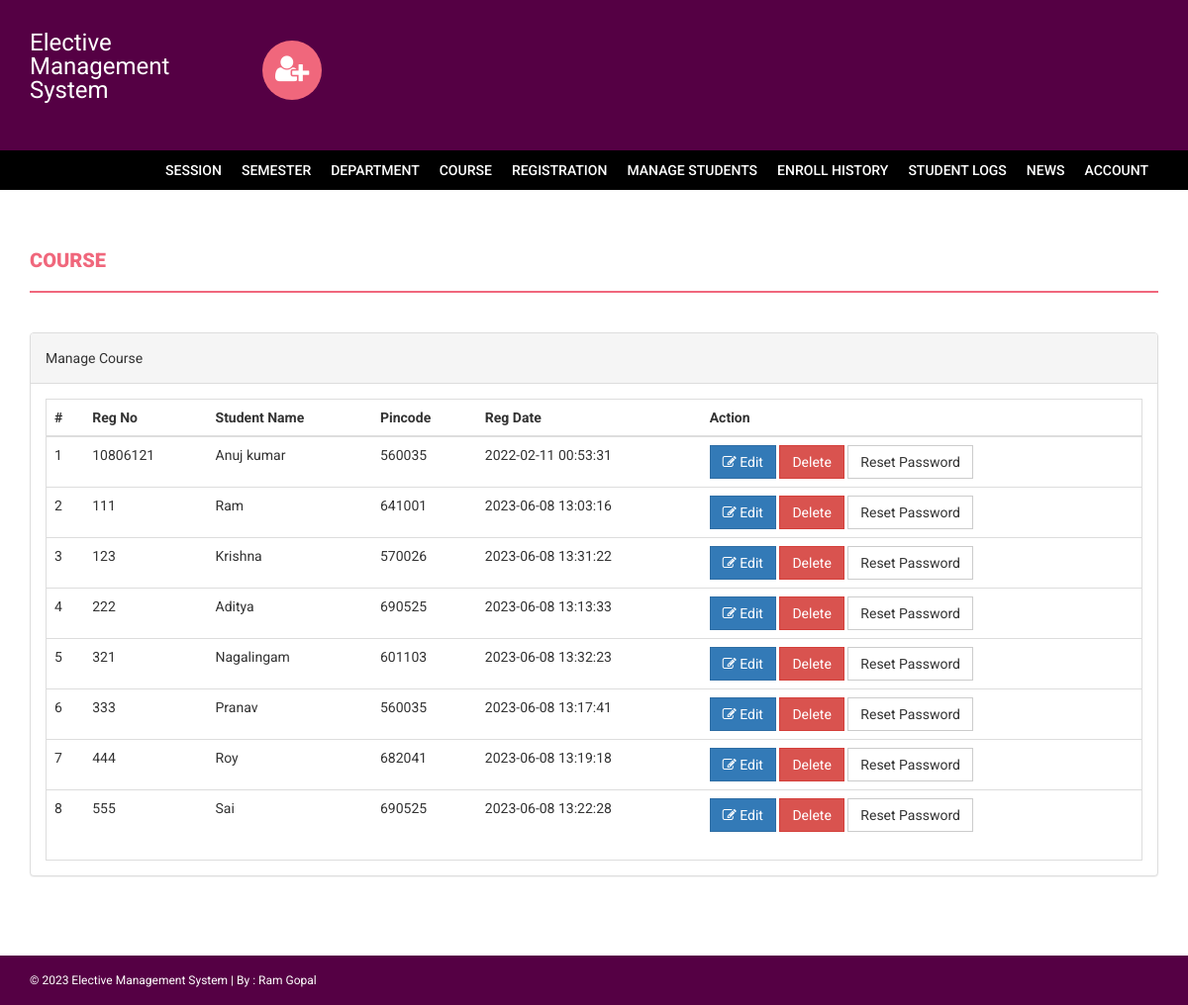
Page /s/admin/manage-students.php (signed in) on the committed database.
### tables this page shows
CREATE TABLE `students` (
  `StudentRegno` varchar(255) NOT NULL,
  `studentPhoto` varchar(255) DEFAULT NULL,
  `password` varchar(255) DEFAULT NULL,
  `studentName` varchar(255) DEFAULT NULL,
  `pincode` varchar(255) DEFAULT NULL,
  `session` varchar(255) DEFAULT NULL,
  `department` varchar(255) DEFAULT NULL,
  `semester` varchar(255) DEFAULT NULL,
  `cgpa` decimal(10,2) DEFAULT NULL,
  `creationdate` timestamp NULL DEFAULT current_timestamp(),
  `updationDate` varchar(255) DEFAULT NULL,
  `mail` varchar(255) DEFAULT NULL,
  `phnumber` varchar(20) DEFAULT NULL
);

### s/admin/manage-students.php (the view, shortened to what this page needs)
<?php
if(strlen($_SESSION['alogin'])==0)
    {
header('location:index.php');
}
else{
?>
<!DOCTYPE html>
<html xmlns="http://www.w3.org/1999/xhtml">
<head>
    <link href="../assets/css/bootstrap.css" rel="stylesheet" />
    <link href="../assets/css/font-awesome.css" rel="stylesheet" />
    <link href="../assets/css/style.css" rel="stylesheet" />
</head>
<body>
<?php include('includes/header.php');?>
<?php if($_SESSION['alogin']!="")
{
 include('includes/menubar.php');
}
 ?>
    <div class="content-wrapper">
        <div class="container">
              <div class="row">
                    <div class="col-md-12">
                        <h1 class="page-head-line">Course  </h1>
                    </div>
                </div>
                <div class="row" >
                <div class="col-md-12">
                    <div class="panel panel-default">
                        <div class="panel-heading">
                            Manage Course
                        </div>
                        <div class="panel-body">
                            <div class="table-responsive table-bordered">
                                <table class="table">
                                    <thead>
                                        <tr>
                                            <th>#</th>
                                            <th>Reg No </th>
                                            <th>Student Name </th>
                                            <th> Pincode</th>
                                             <th>Reg Date</th>
                                             <th>Action</th>
                                        </tr>
                                    </thead>
                                    <tbody>
<?php
$sql=mysqli_query($con,"select * from students");
$cnt=1;
while($row=mysqli_fetch_array($sql))
{
?>
                                        <tr>
                                            <td><?php echo $cnt;?></td>
                                            <td><?php echo htmlentities($row['StudentRegno']);?></td>
                                            <td><?php echo htmlentities($row['studentName']);?></td>
                                            <td><?php echo htmlentities($row['pincode']);?></td>
                                            <td><?php echo htmlentities($row['creationdate']);?></td>
                                            <td>
                                            <a href="edit-student-profile.php?id=<?php echo $row['StudentRegno']?>">
<button class="btn btn-primary"><i class="fa fa-edit "></i> Edit</button> </a>
<a href="manage-students.php?id=<?php echo $row['StudentRegno']?>&del=delete" onClick="return confirm('Are you sure you want to delete?')">
                                            <button class="btn btn-danger">Delete</button>
</a>
<a href="manage-students.php?id=<?php echo $row['StudentRegno']?>&pass=update" onClick="return confirm('Are you sure you want to reset password?')">
<button type="submit" name="submit" id="submit" class="btn btn-default">Reset Password</button>
</a>
                                            </td>
                                        </tr>
<?php
$cnt++;
} ?>
                                    </tbody>
                                </table>
                            </div>
                        </div>
                    </div>
                </div>
            </div>
        </div>
    </div>
  <?php include('includes/footer.php');?>
</body>
</html>
<?php } ?>

### s/admin/includes/header.php (shortened to what this page needs)
<div class="navbar navbar-inverse set-radius-zero">
    <div class="container">
        <div class="navbar-header">
             <a class="navbar-brand" href="#" style="color:#fff; font-size:24px;4px; line-height:24px; ">
               Elective Management System
            </a>
        </div>
        <div class="left-div">
            <i class="fa fa-user-plus login-icon" ></i>
    </div>
        </div>
    </div>

### s/admin/includes/menubar.php
<section class="menu-section">
        <div class="container">
            <div class="row">
                <div class="col-md-12">
                    <div class="navbar-collapse collapse ">
                        <ul id="menu-top" class="nav navbar-nav navbar-right">
                            <li><a href="session.php">Session</a></li>
                            <li><a href="semester.php">Semester </a></li>
                            <li><a   href="department.php">Department</a></li>
                             <li><a href="course.php">Course</a></li>
                              <li><a href="student-registration.php">Registration</a></li>
                               <li><a href="manage-students.php">Manage Students</a></li>
                               <li><a href="enroll-history.php">Enroll History</a></li>
                               <li><a href="user-log.php">Student Logs </a></li>
                                <li><a href="news.php">News </a></li>
                            <li><a href="change-password.php">Account</a></li>
                        </ul>
                    </div>
                </div>
            </div>
        </div>
    </section>

### s/admin/includes/footer.php
<footer>
        <div class="container">
            <div class="row">
                <div class="col-md-12">
                    &copy; <?php echo date('Y');?> Elective Management System | By : Ram Gopal</a>
                </div>
            </div>
        </div>
    </footer>

### s/assets/css/style.css (style rules this page uses)
body { font-family: 'Roboto', sans-serif; line-height: 30px; }
.set-radius-zero { border-radius: 0px; -moz-border-radius: 0px; -webkit-border-radius: 0px; }
.content-wrapper { margin-top: 40px; min-height: 600px; padding-bottom: 60px; }
.page-head-line { font-weight: 900; padding-bottom: 20px; border-bottom: 2px solid #F0677C; text-transform: uppercase; color: #F0677C; font-size: 20px; margin-bottom: 40px; }
.btn { border-radius: 0px; -webkit-border-radius: 0px; -moz-border-radius: 0px; }
.login-icon { height: 60px; width: 60px; padding: 13px; border-radius: 50%; font-size: 30px; margin-bottom: 20px; color: #fff; text-align: center; cursor:pointer; background-color:#F0677C; -webkit-border-radius:50%; -moz-border-radius:50%; }
.left-div { padding-left: 30px; margin-top: 40px; margin-bottom: 30px; }
.navbar-brand { width: 250px; padding-top: 30px; }
.menu-section { background-color: #000000; }
#menu-top a { color: #FFF; text-decoration: none; font-weight: 500; padding: 10px 10px 10px 10px; text-transform: uppercase; }
.navbar-inverse { background-color: #550044; border-color: transparent; }
.navbar { margin-bottom: 0px; }
footer { padding: 10px; color: #fff; font-size: 12px; background-color: #550044; }

### rows in the picture
students: StudentRegno "10806121", studentName "Anuj kumar", pincode "560035", creationdate "2022-02-11 00:53:31"
students: StudentRegno "111", studentName "Ram", pincode "641001", creationdate "2023-06-08 13:03:16"
students: StudentRegno "123", studentName "Krishna", pincode "570026", creationdate "2023-06-08 13:31:22"
students: StudentRegno "222", studentName "Aditya", pincode "690525", creationdate "2023-06-08 13:13:33"
students: StudentRegno "321", studentName "Nagalingam", pincode "601103", creationdate "2023-06-08 13:32:23"
students: StudentRegno "333", studentName "Pranav", pincode "560035", creationdate "2023-06-08 13:17:41"
students: StudentRegno "444", studentName "Roy", pincode "682041", creationdate "2023-06-08 13:19:18"
students: StudentRegno "555", studentName "Sai", pincode "690525", creationdate "2023-06-08 13:22:28"
